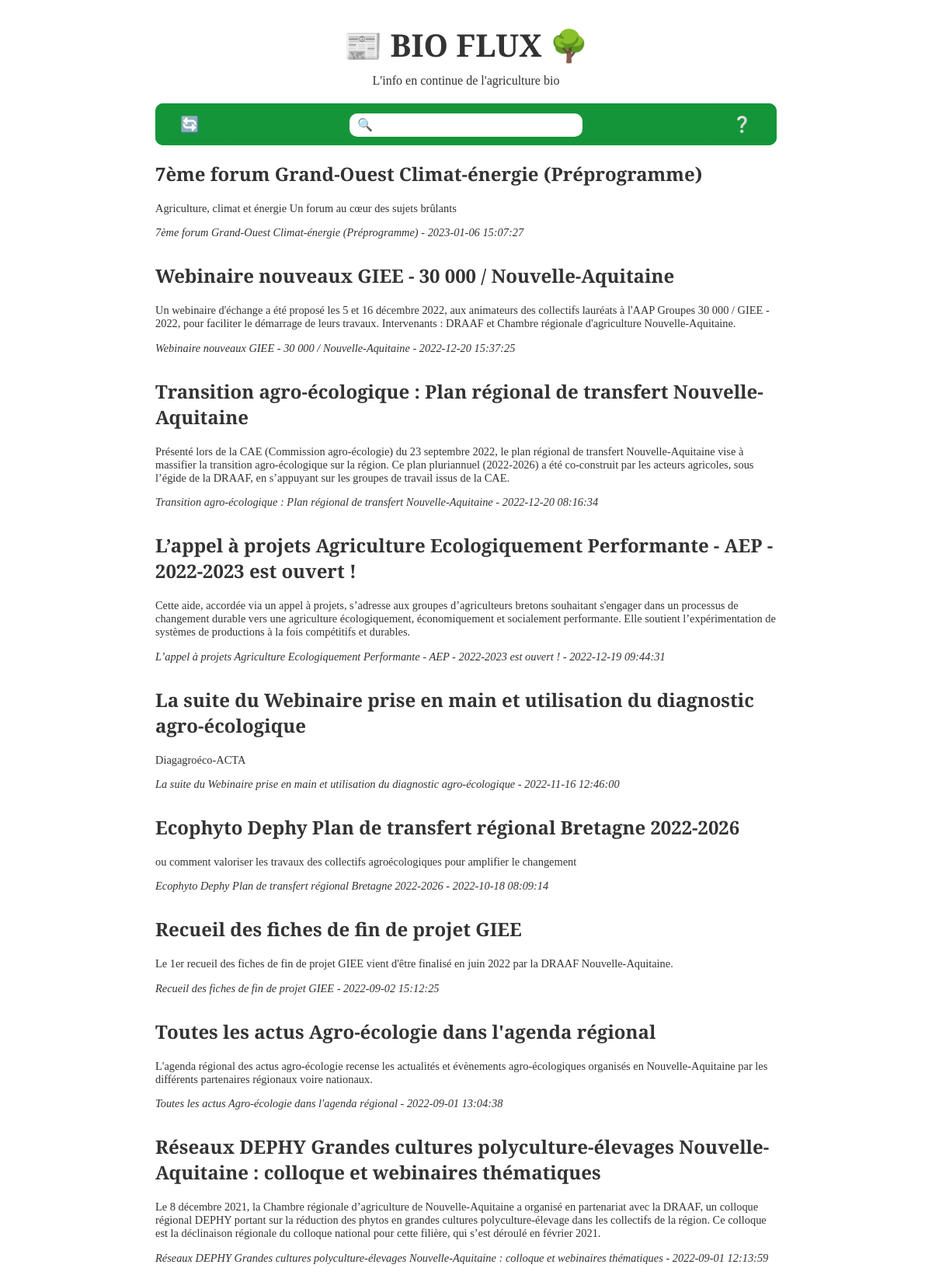
The page / (upper part) on the database its author committed.
### tables this page shows
CREATE TABLE feeds(
    id TEXT NOT NULL PRIMARY KEY,
    url TEXT NOT NULL,
    link TEXT UNIQUE NOT NULL, 
    title TEXT UNIQUE NOT NULL, 
    description TEXT,
    published BLOB,
    FOREIGN KEY (url)
        REFERENCES feeders (url) 
            ON UPDATE CASCADE
            ON DELETE CASCADE
);

### main.py (the view)
@app.route("/")
def home():
  con = get_db()
  feed_data = fetch_feeds(con)
  return render_template("home.html", entries=feed_data)

### feeds.py (called while the page is built)
def fetch_feeds(con):
    cur = con.cursor()
    cur.row_factory = sqlite3.Row
    cur.execute("SELECT * FROM feeds ORDER BY published DESC;")
    data_generator = cur.fetchall()
    return [{k: item[k] for k in item.keys()} for item in data_generator]

### main.py (called while the page is built)
def get_db():
  global DB
  if 'db' not in g:
      g.db = sqlite3.connect(DB)
  return g.db

### templates/home.html (shortened to what this page needs)
<html>
  <head>
    <link rel="stylesheet" href="{{ url_for('static', filename='css/style.css')
      }}">
  </head>
  <body>
    <h1><a href="/">Bio Flux</a></h1>
    <div class="subtitle">L'info en continue de l'agriculture bio</div>
    <div class="navigation-bar">
      <a href="/refresh"><button class="nav-element" id="refresh" action="/refresh">🔄</button></a>
      <form action="/search" class="nav-element" id="search">
        <span>
          <input type="text" placeholder="🔍" name="search">
        </span>
      </form>
      <a href="/feeders"><button class="nav-element" id="home">❔</button></a>
    </div>
    {% for entry in entries %}
    <div class="article">
      <h2><a href='{{ entry.link }}'>{{ entry.title }}</a></h2>
      <p id="summary">{{ entry.description }}</p>
      <p id="source">{{ entry.title }} - {{ entry.published }}</p>
    </div>
    {% endfor %}
  </body>
</html>

### static/css/style.css (style rules this page uses)
:root { --bio-color: #159539; }
html { max-width: 100%; }
form#search { vertical-align: middle; }
input { margin-top: 13px; border-radius: 10px; height:30px; width:300px; border: 0px; font-size: 16px; padding-left: 10px; }
.navigation-bar { display: flex; justify-content: space-between; background-color: var(--bio-color); width: auto; position: relative; max-width: 1344px; padding: none; border-radius: 10px; }
button { border-radius: 10px; font-weight: 500; vertical-align: middle; background-color: var(--bio-color); color: white; padding: 15px 32px; text-align: center; text-decoration: none; font-size: 20px; border: none; }
#search { margin-bottom: 0em; }
#source { font-style: italic; }
body { font-family: 'PT Serif', serif; ; color: #333; max-width: 800px; margin: auto; }
h1 { text-align: center; font-size: 2.5em; margin: 30px 0; text-transform:uppercase; margin-bottom: 10px; }
h1::before { content: "📰 "; font-weight: 300; }
.subtitle { font-size: 16px; display: flex; margin-bottom: 20px; justify-content: center; vertical-align: center; }
h1::after { content: " 🌳"; font-weight: 300; }
h1 a { color: #333; text-decoration: none; }
h2 { font-size: 1.5em; margin: 20px 0; }
h2 a { color: #333; text-decoration: none; }
.article { margin-bottom: 30px; }
.article p { font-size: 0.9em; }

### rows shown on the page
feeds: title "7ème forum Grand-Ouest Climat-énergie (Préprogramme)", description "Agriculture, climat et énergie Un forum au cœur des sujets brûlants", published "2023-01-06 15:07:27"
feeds: title "Webinaire nouveaux GIEE - 30 000 / Nouvelle-Aquitaine", description "Un webinaire d'échange a été proposé les 5 et 16 décembre 2022, aux animateurs des collectifs lauréats à l'AAP Groupes 30 000 / GIEE - 2022, pour faciliter le démarrage de leurs travaux. Intervenants : DRAAF et Chambre régionale d'agriculture Nouvelle-Aquitaine.", published "2022-12-20 15:37:25"
feeds: title "Transition agro-écologique : Plan régional de transfert Nouvelle-Aquitaine", description "Présenté lors de la CAE (Commission agro-écologie) du 23 septembre 2022, le plan régional de transfert Nouvelle-Aquitaine vise à massifier la transition agro-écologique sur la région. Ce plan pluriannuel (2022-2026) a été co-construit par les acteurs agricoles, sous l’égide de la DRAAF, en s’appuyant sur les groupes de travail issus de la CAE.", published "2022-12-20 08:16:34"
feeds: title "L’appel à projets Agriculture Ecologiquement Performante - AEP - 2022-2023 est ouvert !", description "Cette aide, accordée via un appel à projets, s’adresse aux groupes d’agriculteurs bretons souhaitant s'engager dans un processus de changement durable vers une agriculture écologiquement, économiquement et socialement performante. Elle soutient l’expérimentation de systèmes de productions à la fois compétitifs et durables.", published "2022-12-19 09:44:31"
feeds: title "La suite du Webinaire prise en main et utilisation du diagnostic agro-écologique", description "Diagagroéco-ACTA", published "2022-11-16 12:46:00"
feeds: title "Ecophyto Dephy Plan de transfert régional Bretagne 2022-2026", description "ou comment valoriser les travaux des collectifs agroécologiques pour amplifier le changement", published "2022-10-18 08:09:14"
feeds: title "Recueil des fiches de fin de projet GIEE", description "Le 1er recueil des fiches de fin de projet GIEE vient d'être finalisé en juin 2022 par la DRAAF Nouvelle-Aquitaine.", published "2022-09-02 15:12:25"
feeds: title "Toutes les actus Agro-écologie dans l'agenda régional", description "L'agenda régional des actus agro-écologie recense les actualités et évènements agro-écologiques organisés en Nouvelle-Aquitaine par les différents partenaires régionaux voire nationaux.", published "2022-09-01 13:04:38"
feeds: title "Réseaux DEPHY Grandes cultures polyculture-élevages Nouvelle-Aquitaine : colloque et webinaires thématiques", description "Le 8 décembre 2021, la Chambre régionale d’agriculture de Nouvelle-Aquitaine a organisé en partenariat avec la DRAAF, un colloque régional DEPHY portant sur la réduction des phytos en grandes cultures polyculture-élevage dans les collectifs de la région. Ce colloque est la déclinaison régionale du colloque national pour cette filière, qui s’est déroulé en février 2021.", published "2022-09-01 12:13:59"
